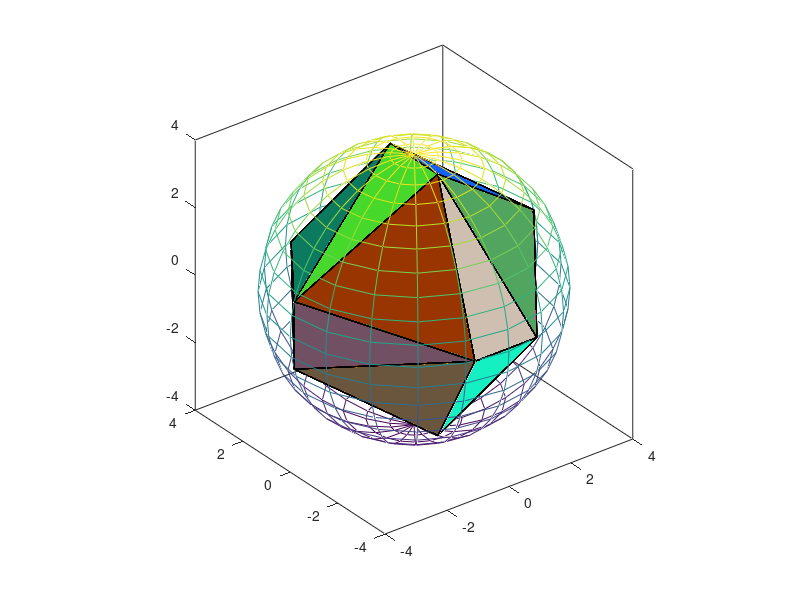

MATLAB code to generate this figure:
% ДНК
% t = -2*pi:0.05:2*pi;
% x = cos(z);
% y = sin(z);
% x1 = cos(pi+z);
% y1 = sin(pi+z);
% z = t; 
% plot3(x,y,z,x1,y1,z);
% grid on
% hold on
% for i = -2*pi:pi/3:2*pi
%     plot3([cos(i), cos(i+pi)],[sin(i),sin(i+pi)],[i,i]);
% end
r = 4;
f = sqrt(r^2-1);
p1_1 = [0,1,f];
p1_2 = [0,-1,-f];
p1_3 = [0,1,-f];
p1_4 = [0,-1,f];
p2_1 = [1,f,0];
p2_2 = [-1,-f,0];
p2_3 = [1,-f,0];
p2_4 = [-1,f,0];
p3_1 = [f,0,1];
p3_2 = [-f,0,-1];
p3_3 = [f,0,-1];
p3_4 = [-f,0,1];
points = {p1_1,p1_2,p1_3,p1_4,p2_1,p2_2,p2_3,p2_4,p3_1,p3_2,p3_3,p3_4};
C = nchoosek(points,3);
k = size(C);
for i = 1:k(1,1)
    x = [C{i,1}(1),C{i,2}(1),C{i,3}(1)];
    y = [C{i,1}(2),C{i,2}(2),C{i,3}(2)];
    z = [C{i,1}(3),C{i,2}(3),C{i,3}(3)];
    % x = [p1(1) p2(1) p3(1)];
    % y = [p1(2) p2(2) p3(2)];
    % z = [p1(3) p2(3) p3(3)];
    fill3(x, y, z, rand(size(C{i,1})));
    hold on
end
[X,Y,Z] = sphere;
X2 = X * r;
Y2 = Y * r;
Z2 = Z * r;

mesh(X2,Y2,Z2)
hidden off
axis equal